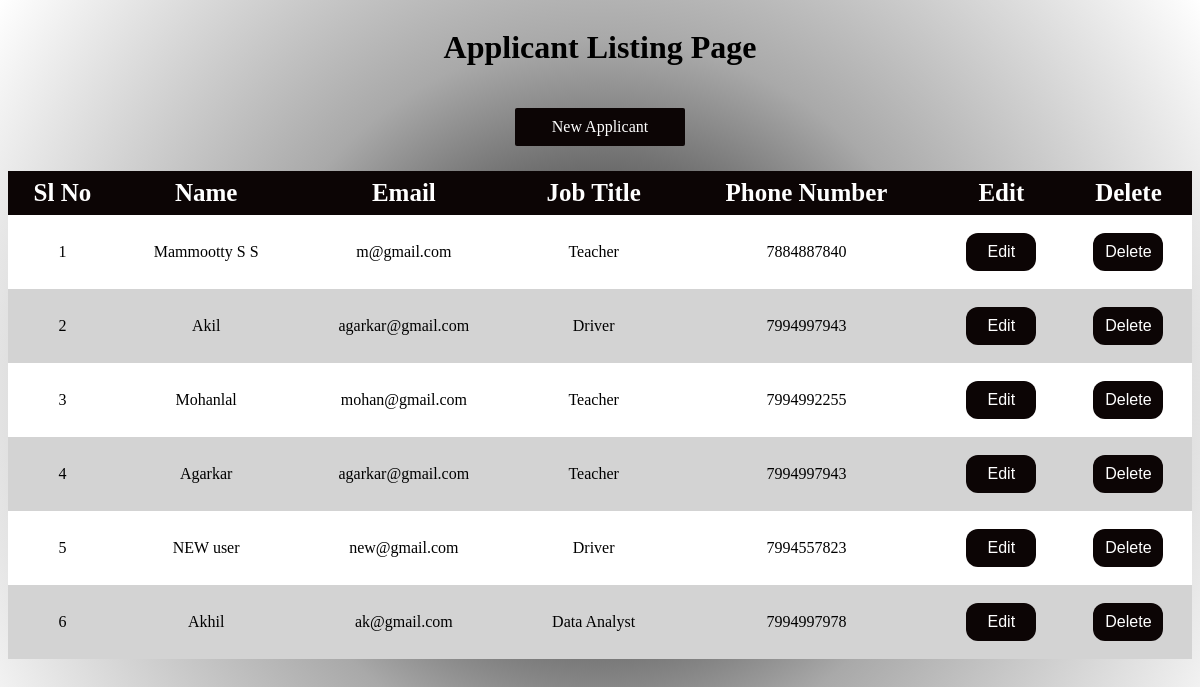
The page / on the database its author committed.
### jobapp1/models.py (models this page shows, shortened)
class job(models.Model):
    fullname = models.CharField(max_length=255)
    email = models.EmailField()
    dob = models.DateField()
    phonenumber = models.CharField(max_length=15)
    countrycodechoice= [
    ('+91', 'India'),
    ('+7', 'Russia'),
    ]
    countrycode=models.CharField(max_length=3,choices=countrycodechoice,default='DEFAULT VALUE', blank=True, null=True)
    gender = models.CharField(max_length=10, choices=[('male', 'Male'), ('female', 'Female'), ('others', 'Others')])
    job_choice = [
        ('software engineer', 'Software Engineer'),
        ('teacher', 'Teacher'),
        ('driver', 'Driver'),
        ('data analyst', 'Data Analyst'),
        ('cloud engineer', 'Cloud Engineer'),
    ]
    job_type = models.CharField(max_length=50, choices=job_choice)
    experience_types = [
        ('0-1 years', '0-1 years'),
        ('1-2 years', '1-2 years'),
        ('2-4 years', '2-4 years'),
        ('4-5 years', '4-5 years'),
        ('5+ years', '5+ years'),
    ]
    experience_type = models.CharField(max_length=20, choices=experience_types)
    address_line1 = models.TextField()
    address_line2 = models.TextField(blank=True, null=True)
    city = models.CharField(max_length=255)
    pincode = models.CharField(max_length=10)
    state = models.CharField(max_length=255)
    country = models.CharField(max_length=255)

### jobapp1/views.py (the view)
# urls.py: path('', views.listing, name='listing'),
def listing(request):
   job2 = job.objects.all().order_by('-id')
   return render(request,'listing.html',{"data":job2})

### jobapp1/templates/listing.html (shortened to what this page needs)
{% load static %}
<html>
<head>
    <link rel="stylesheet" href="{% static 'css/listing.css' %}">
</head>
<body>
    <div class="heading">
    <h1 >Applicant Listing Page</h1>
    </div>
        <a href="{% url 'newuser' %}" class="add-button"> New Applicant</a>
    <table>
        <thead>
            <tr>
                <th>Sl No</th>
                <th>Name</th>
                <th >Email</th>
                <th>Job Title</th>
                <th>Phone Number</th>
                <th>Edit</th>
                <th>Delete</th>
            </tr>
        </thead>
        <tbody>
            {% for j in data %}
            <tr>
                <td>{{forloop.counter}}</td>
                <td>{{ j.fullname }}</td>
                <td >{{ j.email }}</td>
                <td>{{j.job_type}}</td>
                <td>{{ j.phonenumber }}</td>
                <td><a href="/edit?userid={{j.id}}"><button class="edit-button">Edit</button></a></td>
                <td><a href="/delete?userid={{j.id}}"><button class="delete-button">Delete</button></a></td>
            {% endfor %}
        </tbody>
    </table>
</body>
</html>

### static/css/listing.css (style rules this page uses)
table { margin-top: 25px; width: 100%; border-collapse: collapse; }
body { background-image: radial-gradient(circle, black 0%, darkgray 50%, white 100%); }
th { text-align: center; padding: 8px; }
td { text-align: center; padding: 8px; }
th { background-color: #0c0505; color: #fff; font-size: 25px; font-style: normal; }
tr:nth-child(odd) { background-color: white; }
tr:nth-child(even) { background-color: lightgray; }
.add-button { background-color: #0c0505; color: #fff; border: none; padding: 10px; text-align: center; text-decoration: none; display: block; width: 150px; font-size: 16px; cursor: pointer; margin: 0 auto; border-radius: 2px; }
.edit-button, .delete-button { background-color: #0c0505; color: #fff; border: none; padding: 10px; justify-content: center; text-align: center; text-decoration: none; display: block; width: 70px; font-size: 16px; cursor: pointer; margin: 0 auto; border-radius: 12px; margin-top: 10px; margin-bottom: 10px; }
.heading { color: black; display: flex; justify-content: center; align-items: flex-start; text-align: center; height: 100px; }
a { text-decoration: none; color:black ; }

### rows shown on the page
job: fullname "Mammootty S S", email "m@gmail.com", job_type "Teacher", phonenumber "7884887840"
job: fullname "Akil", email "agarkar@gmail.com", job_type "Driver", phonenumber "7994997943"
job: fullname "Mohanlal", email "mohan@gmail.com", job_type "Teacher", phonenumber "7994992255"
job: fullname "Agarkar", email "agarkar@gmail.com", job_type "Teacher", phonenumber "7994997943"
job: fullname "NEW user", email "new@gmail.com", job_type "Driver", phonenumber "7994557823"
job: fullname "Akhil", email "ak@gmail.com", job_type "Data Analyst", phonenumber "7994997978"
